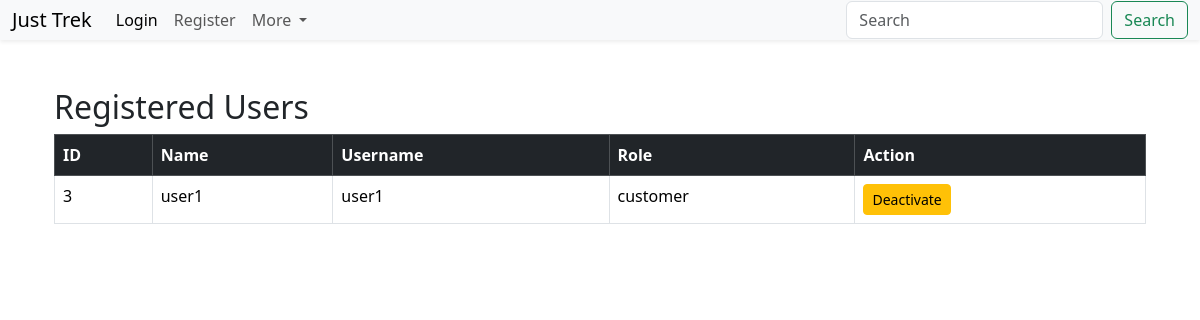
The app's page /admin/view_users (signed in), older data.
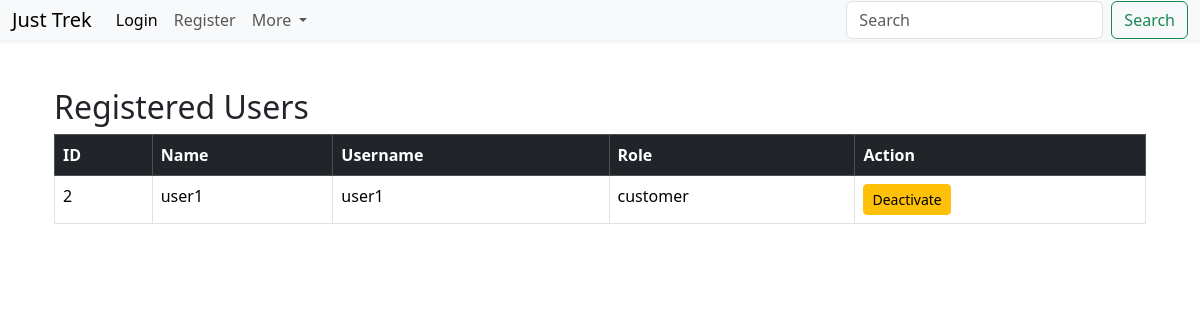
The same page, newer data.
### models.py (models this page shows, shortened)
class User(db.Model):
    __tablename__ = "users"
    id = db.Column(db.Integer, primary_key=True)
    username = db.Column(db.String(50), unique=True, nullable=False)
    passhash = db.Column(db.String(200), nullable=False)
    name = db.Column(db.String(50), nullable=False)
    role = db.Column(db.String(20), nullable=False)
    approved = db.Column(db.Boolean, default=False)
    active = db.Column(db.Boolean, default=True)
    bookings = db.relationship("Booking", backref="user", lazy=True)
    staff_profile = db.relationship(
        "StaffProfile",
        backref="user",
        uselist=False,
    )
    @property
    def password(self):
        raise AttributeError("Password is not a readable attribute")

### routes.py (the view)
@main.route("/admin/view_users")
def view_users():
    if session.get("role") != "admin":
        flash("Access Denied!")
        return redirect(url_for("main.login"))
    users = User.query.filter_by(role="customer").all()
    return render_template(
        "admin/view_users.html",
        users=users
    )

### templates/admin/view_users.html (shortened to what this page needs)
{% extends "base.html" %}
{% block content %}
<div class="container mt-5">
    <h2>Registered Users</h2>
    <table class="table table-bordered table-hover">
        <thead class="table-dark">
            <tr>
                <th>ID</th>
                <th>Name</th>
                <th>Username</th>
                <th>Role</th>
                <th>Action</th>
            </tr>
        </thead>
        <tbody>
        {% for user in users %}
            <tr>
                <td>{{ user.id }}</td>
                <td>{{ user.name }}</td>
                <td>{{ user.username }}</td>
                <td>{{ user.role }}</td>
                <td>
                    <a href="{{ url_for('main.deactivate_user', user_id=user.id) }}"
                    class="btn btn-warning btn-sm"
                    onclick="return confirm('Deactivate this user?')">
                        Deactivate
                    </a>
                </td>
            </tr>
        {% endfor %}
        </tbody>
    </table>
</div>
{% endblock %}

Row changes from the older to the newer data that the page shows:
no longer on this page (row edited): User: id "3", name "user1", username "user1", role "customer"
now on this page (row edited): User: id "2", name "user1", username "user1", role "customer"
